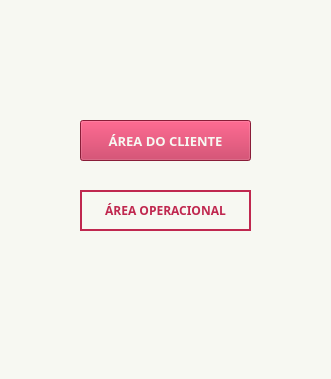
<?xml version="1.0" encoding="UTF-8"?>
<ui version="4.0">
 <class>MainWindow</class>
 <widget class="QMainWindow" name="MainWindow">
  <property name="geometry">
   <rect>
    <x>0</x>
    <y>0</y>
    <width>331</width>
    <height>379</height>
   </rect>
  </property>
  <property name="minimumSize">
   <size>
    <width>331</width>
    <height>0</height>
   </size>
  </property>
  <property name="maximumSize">
   <size>
    <width>331</width>
    <height>16777215</height>
   </size>
  </property>
  <property name="windowTitle">
   <string>Salão de Beleiza</string>
  </property>
  <property name="windowIcon">
   <iconset>
    <normaloff>imagens/pngwing.com.png</normaloff>imagens/pngwing.com.png</iconset>
  </property>
  <property name="autoFillBackground">
   <bool>false</bool>
  </property>
  <property name="styleSheet">
   <string notr="true">background-color : #F7F8F2;
</string>
  </property>
  <widget class="QWidget" name="centralwidget">
   <widget class="QPushButton" name="btnAreaOp">
    <property name="geometry">
     <rect>
      <x>80</x>
      <y>190</y>
      <width>171</width>
      <height>41</height>
     </rect>
    </property>
    <property name="font">
     <font>
      <family>Calisto MT</family>
      <pointsize>9</pointsize>
      <weight>75</weight>
      <bold>true</bold>
     </font>
    </property>
    <property name="styleSheet">
     <string notr="true">background-color: #F7F8F2;
border-width: 1.5px;
border-style: solid;
border-color: #C0284F; 
color : #C0284F;</string>
    </property>
    <property name="text">
     <string>ÁREA OPERACIONAL</string>
    </property>
   </widget>
   <widget class="QPushButton" name="btnAreaCliente">
    <property name="geometry">
     <rect>
      <x>80</x>
      <y>120</y>
      <width>171</width>
      <height>41</height>
     </rect>
    </property>
    <property name="font">
     <font>
      <family>Calisto MT</family>
      <pointsize>10</pointsize>
      <weight>75</weight>
      <bold>true</bold>
     </font>
    </property>
    <property name="styleSheet">
     <string notr="true">background-color: #C0284F;
color: rgb(247, 248, 242)</string>
    </property>
    <property name="text">
     <string>ÁREA DO CLIENTE</string>
    </property>
   </widget>
  </widget>
  <widget class="QStatusBar" name="statusbar"/>
 </widget>
 <resources/>
 <connections/>
</ui>
